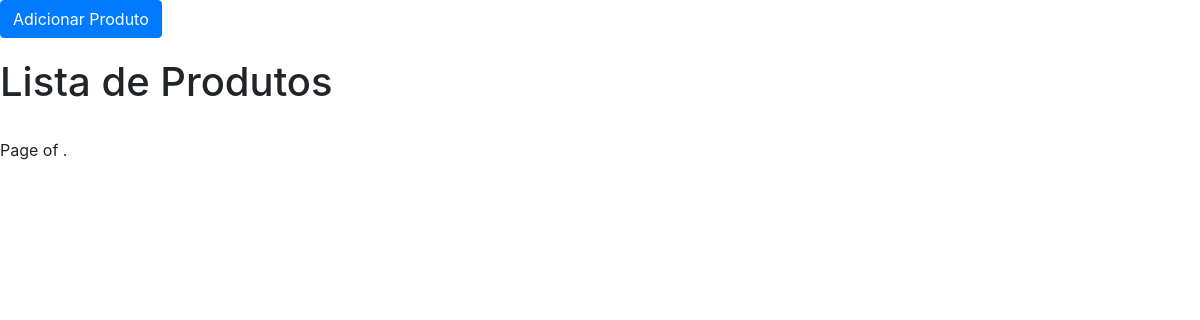
The page /produtos/ on the database as committed earlier.
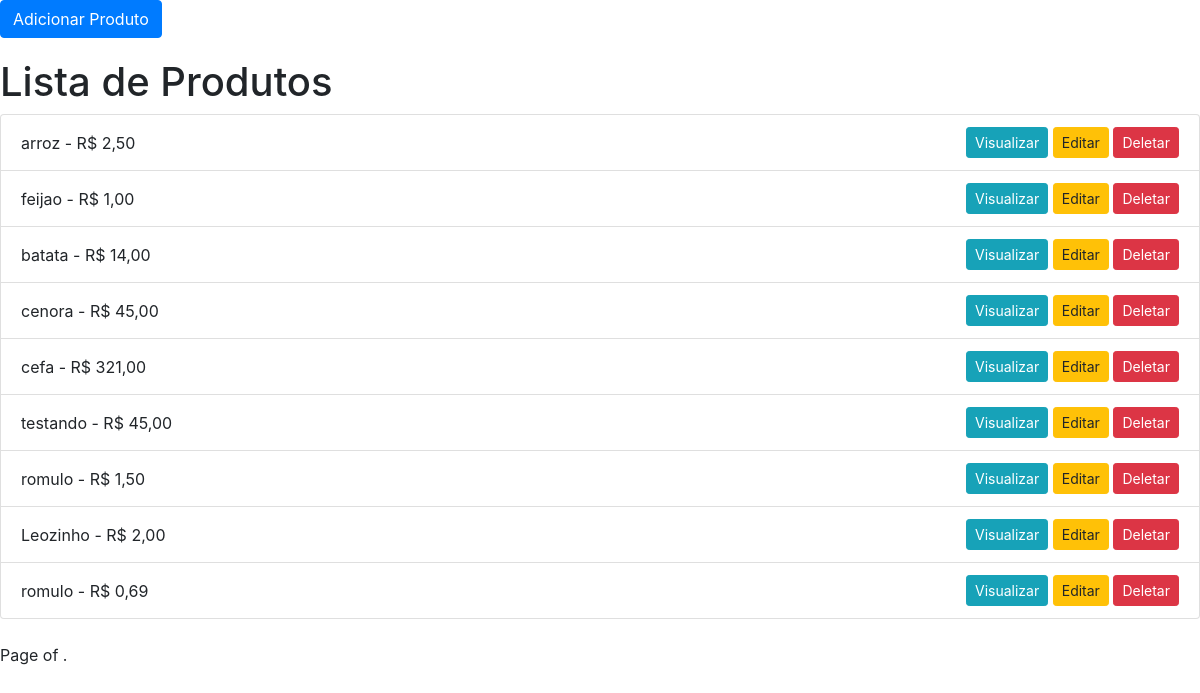
The same page on the database as committed later.
### produtos/models.py (models this page shows, shortened)
class Produto(models.Model):
    nome = models.CharField(max_length=200)
    descricao = models.TextField()
    preco = models.DecimalField(max_digits=10, decimal_places=2)
    tags = models.ManyToManyField(Tag, blank=True)  # Campo para as tags
    mercados = models.ManyToManyField(Mercado, related_name='produtos')

### produtos/views.py (the view)
# urls.py: path('', views.listar_produtos, name='listar_produtos'),
def listar_produtos(request):
    produtos = Produto.objects.all()
    return render(request, 'produtos/listar_produtos.html', {'produtos': produtos})

### templates/produtos/listar_produtos.html (shortened to what this page needs)
<!DOCTYPE html>
<html>
<head>
    <link rel="stylesheet" href="https://maxcdn.bootstrapcdn.com/bootstrap/4.0.0/css/bootstrap.min.css">
</head>
<body>
    <div style="text-align: left; margin-bottom: 20px;">
        <a href="{% url 'produtos:adicionar_produto' %}" class="btn btn-primary">Adicionar Produto</a>
    </div>
    <h1>Lista de Produtos</h1>
    <ul class="list-group">
        {% for produto in produtos %}
            <li class="list-group-item d-flex justify-content-between align-items-center">
                {{ produto.nome }} - R$ {{ produto.preco }}
                <span>
                    <a href="{% url 'produtos:produt_detail' produto.pk %}" class="btn btn-info btn-sm">Visualizar</a>
                    <a href="{% url 'produtos:editar_produto' produto.pk %}" class="btn btn-warning btn-sm">Editar</a>
                    <a href="{% url 'produtos:deletar_produto' produto.pk %}" class="btn btn-danger btn-sm">Deletar</a>
                </span>
            </li>
        {% endfor %}
    </ul>
    <div class="pagination mt-4">
        <span class="step-links">
            <span class="current">
                Page {{ produtos.number }} of {{ produtos.paginator.num_pages }}.
            </span>
        </span>
    </div>
</body>
</html>

Rows that differ between the two databases and show on the page:
added Produto: nome "arroz", preco "2,50"
added Produto: nome "feijao", preco "1,00"
added Produto: nome "batata", preco "14,00"
added Produto: nome "cenora", preco "45,00"
added Produto: nome "cefa", preco "321,00"
added Produto: nome "testando", preco "45,00"
added Produto: nome "romulo", preco "1,50"
added Produto: nome "Leozinho", preco "2,00"
added Produto: nome "romulo", preco "0,69"
